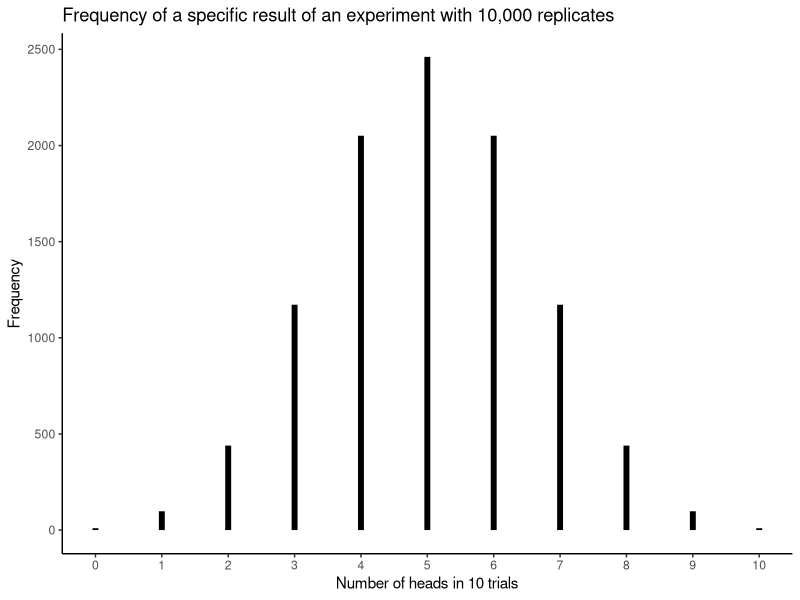
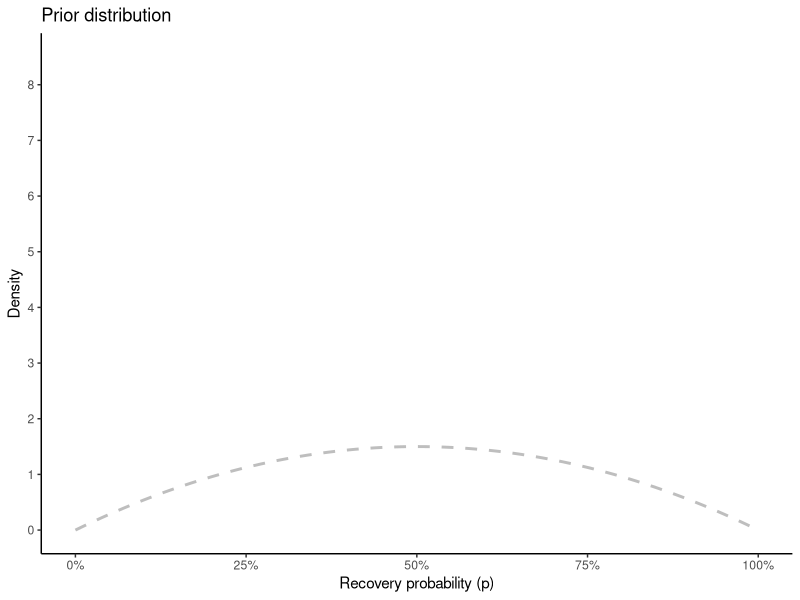
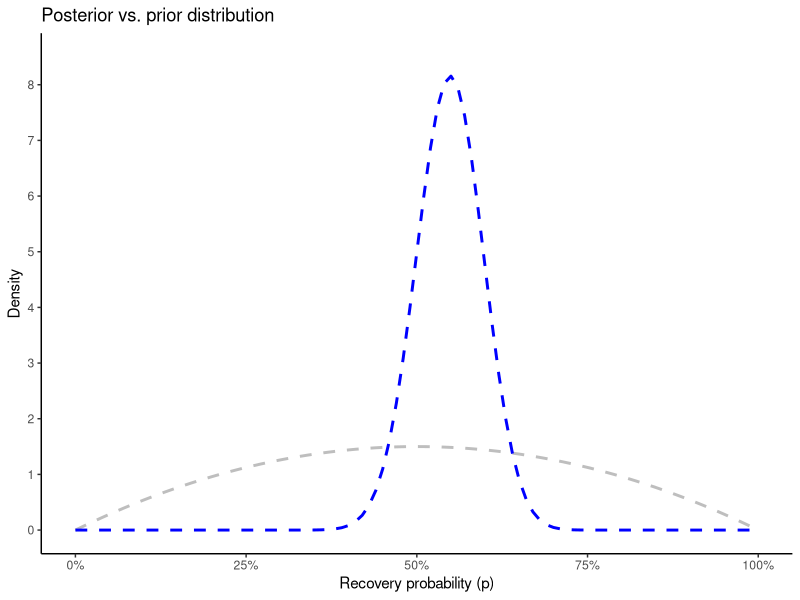

Write the R code that produced these figures, in order.
## ---- chunk 1
library(tidyverse)
theme_set(theme_classic())
## ---- chunk 2
0:10 %>% 
  enframe() %>% 
  mutate(prob = dbinom(value, size=10, prob=0.5)*10000) %>% 
  ggplot(aes(value, prob))+
  geom_segment(aes(x=value, xend=value, y=0, yend = prob), linewidth = 2)+
  scale_x_continuous("Number of heads in 10 trials", breaks = 0:10)+
  scale_y_continuous("Frequency")+
  ggtitle("Frequency of a specific result of an experiment with 10,000 replicates")
## ---- chunk 3
seq(0, 1, length = 100) %>% 
  enframe() %>% 
  ggplot(aes(value))+
  stat_function(fun = dbeta, args = list(shape1 = 2, shape2 = 2), linetype = 2, colour="gray", linewidth=1)+
  scale_y_continuous("Density", limits = c(0, 8.5), breaks=0:8)+
  scale_x_continuous("Recovery probability (p)", labels = scales::percent_format())+
  ggtitle("Prior distribution")
## ---- chunk 4
seq(0, 1, length = 100) %>% 
  enframe() %>% 
  ggplot(aes(value))+
  stat_function(fun = dbeta, args = list(shape1 = 2, shape2 = 2), linetype = 2, colour="gray", linewidth=1)+
  stat_function(fun = dbeta, args = list(shape1 = 57, shape2 = 47), linetype = 2, colour="blue", linewidth=1)+
  scale_y_continuous("Density", limits = c(0, 8.5), breaks=0:8)+
  scale_x_continuous("Recovery probability (p)", labels = scales::percent_format())+
  ggtitle("Posterior vs. prior distribution")
